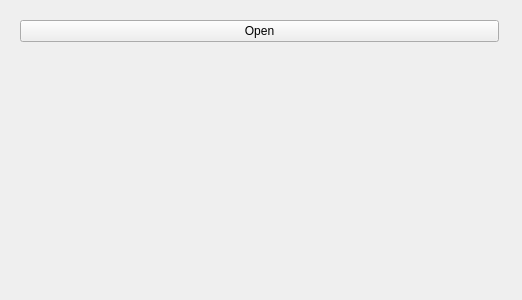
<?xml version="1.0" encoding="UTF-8"?>
<ui version="4.0">
 <class>MainWindow</class>
 <widget class="QMainWindow" name="MainWindow">
  <property name="geometry">
   <rect>
    <x>0</x>
    <y>0</y>
    <width>522</width>
    <height>300</height>
   </rect>
  </property>
  <property name="windowTitle">
   <string>MainWindow</string>
  </property>
  <widget class="QWidget" name="centralWidget">
   <widget class="QWidget" name="verticalLayoutWidget">
    <property name="geometry">
     <rect>
      <x>9</x>
      <y>9</y>
      <width>501</width>
      <height>281</height>
     </rect>
    </property>
    <layout class="QVBoxLayout" name="verticalLayout">
     <item>
      <widget class="QPushButton" name="pushButtonOpen">
       <property name="text">
        <string>Open</string>
       </property>
      </widget>
     </item>
     <item>
      <layout class="QHBoxLayout" name="horizontalLayout">
       <item>
        <widget class="QLabel" name="labelLeft">
         <property name="text">
          <string/>
         </property>
         <property name="alignment">
          <set>Qt::AlignCenter</set>
         </property>
        </widget>
       </item>
       <item>
        <widget class="QLabel" name="labelRight">
         <property name="text">
          <string/>
         </property>
         <property name="alignment">
          <set>Qt::AlignCenter</set>
         </property>
        </widget>
       </item>
      </layout>
     </item>
    </layout>
   </widget>
  </widget>
 </widget>
 <layoutdefault spacing="6" margin="11"/>
 <resources/>
 <connections/>
</ui>
